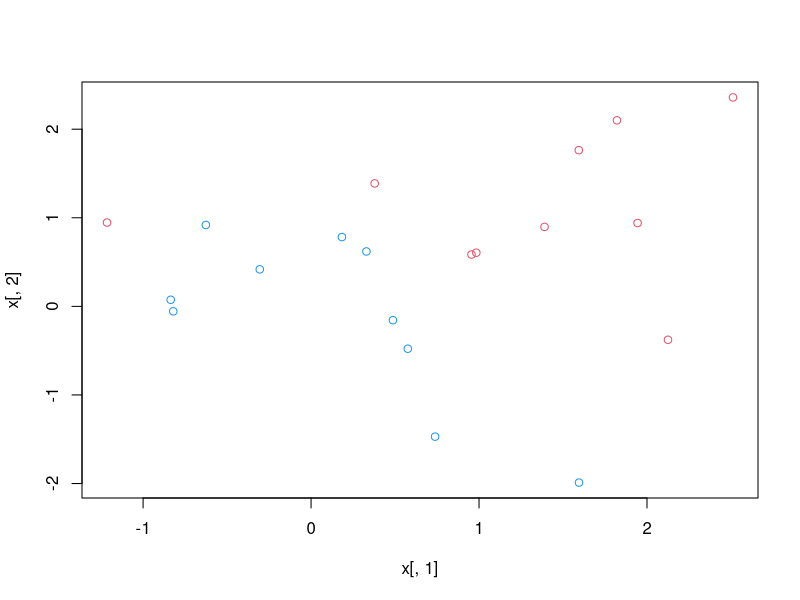
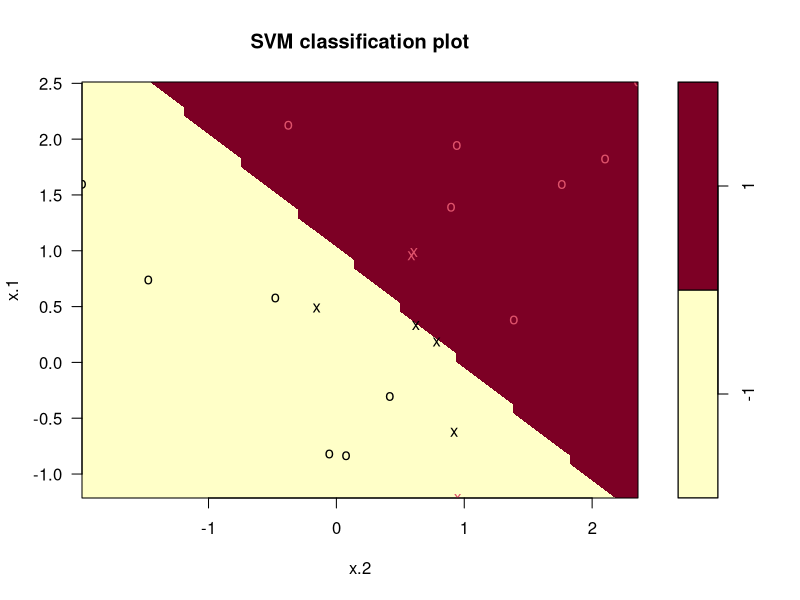

Here is the R script that generated these plots, in order:
set.seed(1)


x=matrix(rnorm(20*2),ncol=2)

y=c(rep(-1,10),rep(1,10))

  
x[y==1,]=x[y==1,]+1

plot(x[,1],x[,2],col=3-y)

data1=data.frame(x=x,y=as.factor(y))

library(e1071)
  
svm.fit1=svm(y~.,data=data1,kernel='linear',cost=10,scale=FALSE)

summary(svm.fit1)

plot(svm.fit1, data1)


# hyper parameter tuning


set.seed(1)
tune.out = tune(svm,y~.,data=data1,kernel='linear',ranges = list(cost=c(0.001,.01,.1,1,5,10,100)))

summary(tune.out)

bestmod =tune.out$best.model

summary(bestmod)


